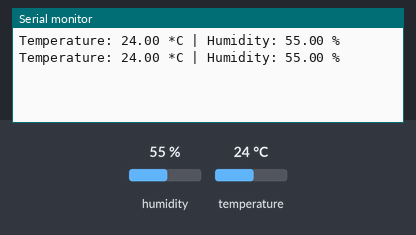
Bench run of a sketch on a simulated ESP8266 (NodeMCU). Parts: the last lines printed to the serial monitor. The inputs (shaded band) are chosen by the test bench; at power-on: humidity 55 %, temperature 24 °C.

Above: at 2.8 s.
2.9 s: humidity set to 22 %
At 4.4 s:
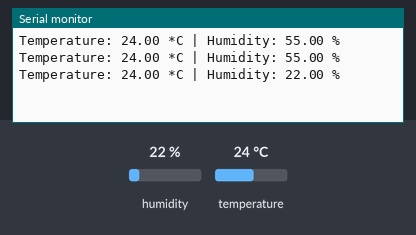
5.6 s: temperature set to 12 °C
At 6.8 s:
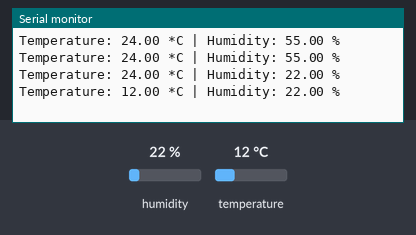
8.3 s: humidity set to 40 %
At 11.6 s:
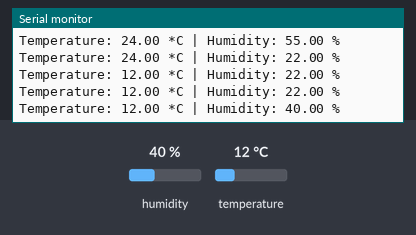
Timing chart, 0 to 13.1 s (numbered marks = the images above; inputs shaded):
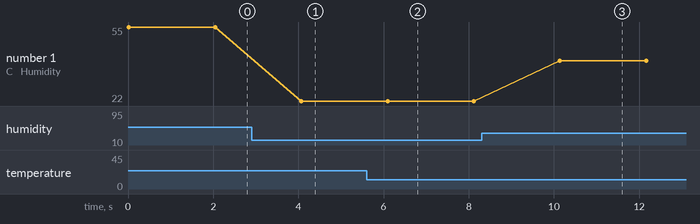

Measured:
- after the input at 2.9 s, the serial monitor: prints a new line after 1.2 s (image 1)
- after the input at 5.6 s, the serial monitor: prints a new line after 0.49 s (image 2)
- after the input at 8.3 s, the serial monitor: prints a new line after 1.8 s (image 3)
- plotted number 1: 55 → 22 after the input at 2.9 s, 22 → 40 after the input at 8.3 s

The sketch:

Temperatura_i_Humitat.ino
```cpp
#include <DHT.h>
#include <ESP8266WiFi.h>
#include <ESP8266HTTPClient.h>

#define DHTPIN D6     // PIN DADES
#define DHTTYPE DHT11 // PIN SENSOR TEMP/HUMIT


DHT dht(DHTPIN, DHTTYPE);

void setup() {
  Serial.begin(9600);
  dht.begin();
}

void loop() {
  float temperature = dht.readTemperature();
  float humidity = dht.readHumidity();

  Serial.print("Temperature: ");
  Serial.print(temperature);
  Serial.print(" *C");
  Serial.print(" | Humidity: ");
  Serial.print(humidity);
  Serial.println(" %");

  delay(2000); // RETRÀS DE 2 SEG EN CADA LOOP
}
```
